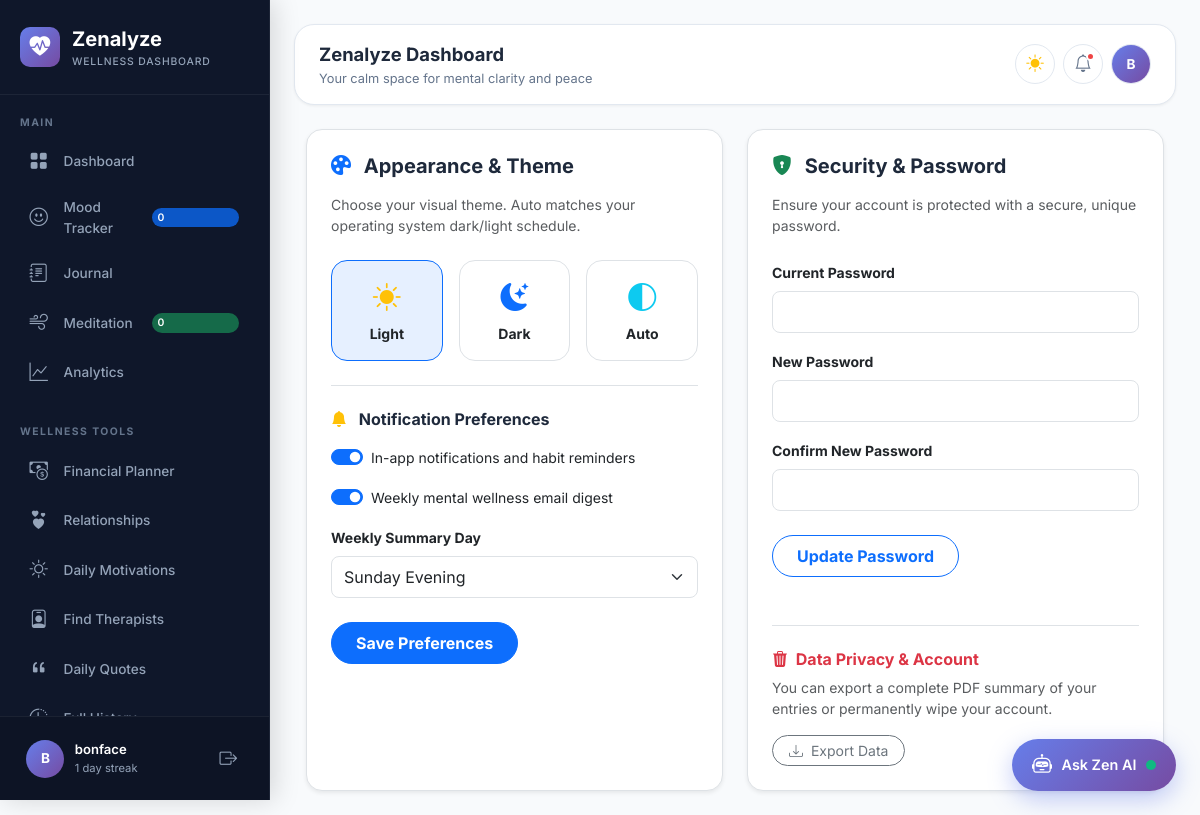
The app's page /settings/ (signed in) with its own data.
### apps/accounts/models.py (models this page shows, shortened)
class User(AbstractUser):
    ROLE_CHOICES = [
        ('user', 'User'),
        ('admin', 'Admin'),
        ('therapist', 'Therapist'),
        ('moderator', 'Moderator'),
    ]
    email = models.EmailField(unique=True)
    full_name = models.CharField(max_length=150, blank=True)
    display_name = models.CharField(max_length=100, blank=True, null=True)
    avatar_url = models.CharField(max_length=500, blank=True, null=True)
    avatar = models.ImageField(upload_to='avatars/', blank=True, null=True)
    streak_days = models.IntegerField(default=0)
    wellness_score = models.IntegerField(default=50)
    role = models.CharField(max_length=20, choices=ROLE_CHOICES, default='user')
    emergency_contact_name = models.CharField(max_length=100, blank=True, null=True)
    emergency_contact_phone = models.CharField(max_length=50, blank=True, null=True)
    last_active = models.DateTimeField(auto_now=True)
    @property
    def is_admin_user(self):
        return self.role == 'admin' or self.is_superuser or self.is_staff
    @property
    def avatar_display_url(self):
        if self.avatar and hasattr(self.avatar, 'url'):
            return self.avatar.url
        if self.avatar_url:
            if self.avatar_url.startswith('http') or self.avatar_url.startswith('/'):
                return self.avatar_url
            return f"/{self.avatar_url}"
        return None
    @property
    def display_title(self):
        if self.display_name:
            return self.display_name
        if self.full_name:
            return self.full_name
        return self.username

class UserSettings(models.Model):
    THEME_CHOICES = [
        ('light', 'Light'),
        ('dark', 'Dark'),
        ('auto', 'Auto'),
    ]
    user = models.OneToOneField(User, on_delete=models.CASCADE, related_name='settings')
    theme = models.CharField(max_length=10, choices=THEME_CHOICES, default='light')
    notifications_enabled = models.BooleanField(default=True)
    email_notifications = models.BooleanField(default=True)
    weekly_summary_day = models.CharField(max_length=20, default='sunday')
    data_sharing_level = models.CharField(max_length=20, default='anonymous')
    created_at = models.DateTimeField(auto_now_add=True)
    updated_at = models.DateTimeField(auto_now=True)

### apps/accounts/views.py (the view, shortened to what this page needs)
# urls.py: path('settings/', views.settings_view, name='settings'),
@login_required
def settings_view(request):
    settings, _ = UserSettings.objects.get_or_create(user=request.user)
    return render(request, 'accounts/settings.html', {'settings': settings})

### apps/notifications/models.py (called while the page is built)
    @property
    def icon_class(self):
        icon_map = {
            'system': 'bi-gear',
            'reminder': 'bi-bell',
            'achievement': 'bi-trophy',
            'community': 'bi-people',
            'mood': 'bi-emoji-smile',
            'journal': 'bi-journal-text',
            'wellness': 'bi-heart',
            'quote': 'bi-quote',
            'crisis': 'bi-exclamation-triangle',
            'message': 'bi-chat',
        }
        return icon_map.get(self.type, 'bi-bell')

### templates/accounts/settings.html (shortened to what this page needs)
{% extends 'base_dashboard.html' %}
{% load static %}
{% block dashboard_content %}
<div class="container-fluid">
    <div class="row g-4">
        <div class="col-lg-6">
            <div class="card p-4 rounded-4 border shadow-sm h-100" style="background: var(--card-bg);">
                <h5 class="fw-bold mb-3" style="color: var(--text-primary);"><i class="bi bi-palette-fill text-primary me-2"></i> Appearance & Theme</h5>
                <p class="text-muted small mb-4">Choose your visual theme. Auto matches your operating system dark/light schedule.</p>
                <form method="POST">
                    <div class="row g-3 mb-4">
                        <div class="col-4">
                            <label class="w-100 p-3 rounded-4 border text-center cursor-pointer {% if current_theme == 'light' %}border-primary bg-primary bg-opacity-10{% endif %}" style="cursor: pointer;">
                                <i class="bi bi-sun-fill fs-3 text-warning d-block mb-1"></i>
                                <div class="fw-bold small">Light</div>
                            </label>
                        </div>
                        <div class="col-4">
                            <label class="w-100 p-3 rounded-4 border text-center cursor-pointer {% if current_theme == 'dark' %}border-primary bg-primary bg-opacity-10{% endif %}" style="cursor: pointer;">
                                <i class="bi bi-moon-stars-fill fs-3 text-primary d-block mb-1"></i>
                                <div class="fw-bold small">Dark</div>
                            </label>
                        </div>
                        <div class="col-4">
                            <label class="w-100 p-3 rounded-4 border text-center cursor-pointer {% if current_theme == 'auto' %}border-primary bg-primary bg-opacity-10{% endif %}" style="cursor: pointer;">
                                <i class="bi bi-circle-half fs-3 text-info d-block mb-1"></i>
                                <div class="fw-bold small">Auto</div>
                            </label>
                        </div>
                    </div>
                    <h6 class="fw-bold border-top pt-4 mb-3" style="color: var(--text-primary);"><i class="bi bi-bell-fill text-warning me-2"></i> Notification Preferences</h6>
                    <div class="form-check form-switch mb-3">
                        <input class="form-check-input" type="checkbox" id="notif_enabled" name="notifications_enabled" {% if settings.notifications_enabled %}checked{% endif %}>
                        <label class="form-check-label small" for="notif_enabled">In-app notifications and habit reminders</label>
                    </div>
                    <div class="form-check form-switch mb-3">
                        <input class="form-check-input" type="checkbox" id="email_notif" name="email_notifications" {% if settings.email_notifications %}checked{% endif %}>
                        <label class="form-check-label small" for="email_notif">Weekly mental wellness email digest</label>
                    </div>
                    <div class="mb-4">
                        <label class="form-label fw-bold small">Weekly Summary Day</label>
                        <select class="form-select rounded-3 py-2" name="weekly_summary_day">
                            <option value="sunday" {% if settings.weekly_summary_day == 'sunday' %}selected{% endif %}>Sunday Evening</option>
                        </select>
                    </div>
                    <button type="submit" class="btn btn-primary px-4 py-2 rounded-pill fw-bold">
                        Save Preferences
                    </button>
                </form>
            </div>
        </div>
        <div class="col-lg-6">
            <div class="card p-4 rounded-4 border shadow-sm h-100" style="background: var(--card-bg);">
                <h5 class="fw-bold mb-3" style="color: var(--text-primary);"><i class="bi bi-shield-lock-fill text-success me-2"></i> Security & Password</h5>
                <p class="text-muted small mb-4">Ensure your account is protected with a secure, unique password.</p>
                <form method="POST">
                    <div class="mb-3">
                        <label class="form-label fw-bold small">Current Password</label>
                        <input type="password" class="form-control rounded-3 py-2" name="old_password" required>
                    </div>
                    <div class="mb-3">
                        <label class="form-label fw-bold small">New Password</label>
                        <input type="password" class="form-control rounded-3 py-2" name="new_password" required minlength="6">
                    </div>
                    <div class="mb-4">
                        <label class="form-label fw-bold small">Confirm New Password</label>
                        <input type="password" class="form-control rounded-3 py-2" name="confirm_password" required minlength="6">
                    </div>
                    <button type="submit" class="btn btn-outline-primary px-4 py-2 rounded-pill fw-bold">
                        Update Password
                    </button>
                </form>
                <div class="border-top mt-5 pt-4">
                    <h6 class="fw-bold text-danger mb-2"><i class="bi bi-trash3-fill me-1"></i> Data Privacy & Account</h6>
                    <p class="text-muted small mb-3">You can export a complete PDF summary of your entries or permanently wipe your account.</p>
                    <div class="d-flex gap-2">
                        <a href="{% url 'wellness:report' %}" class="btn btn-outline-secondary btn-sm rounded-pill px-3">
                            <i class="bi bi-download me-1"></i> Export Data
                        </a>
                    </div>
                </div>
            </div>
        </div>
    </div>
</div>
{% endblock %}

### templates/includes/sidebar.html (shortened to what this page needs)
{% load static %}
<aside class="sidebar" id="sidebar">
    <div class="sidebar-header">
        <div class="sidebar-logo-icon"><i class="bi bi-heart-pulse-fill"></i></div>
        <div>
            <div class="sidebar-logo-text">Zenalyze</div>
            <div class="sidebar-logo-sub">Wellness Dashboard</div>
        </div>
    </div>
    <div class="sidebar-nav-wrap">
        <div class="nav-section">Main</div>
        <ul class="nav-list">
            <li class="nav-item">
                <a href="{% url 'wellness:dashboard' %}" class="nav-link {% if active_nav == 'dashboard' %}active{% endif %}">
                    <i class="bi bi-grid-fill"></i> <span>Dashboard</span>
                </a>
            </li>
            <li class="nav-item">
                <a href="{% url 'wellness:mood_log' %}" class="nav-link {% if active_nav == 'mood_log' %}active{% endif %}">
                    <i class="bi bi-emoji-smile"></i> <span>Mood Tracker</span>
                    <span class="nav-badge bg-primary bg-opacity-75 text-white">{{ user_stats.mood_count|default:0 }}</span>
                </a>
            </li>
            <li class="nav-item">
                <a href="{% url 'wellness:journal' %}" class="nav-link {% if active_nav == 'journal' %}active{% endif %}">
                    <i class="bi bi-journal-text"></i> <span>Journal</span>
                </a>
            </li>
            <li class="nav-item">
                <a href="{% url 'wellness:exercises' %}" class="nav-link {% if active_nav == 'exercises' %}active{% endif %}">
                    <i class="bi bi-wind"></i> <span>Meditation</span>
                    <span class="nav-badge bg-success bg-opacity-75 text-white">{{ user_stats.exercise_count|default:0 }}</span>
                </a>
            </li>
            <li class="nav-item">
                <a href="{% url 'wellness:analytics' %}" class="nav-link {% if active_nav == 'analytics' %}active{% endif %}">
                    <i class="bi bi-graph-up"></i> <span>Analytics</span>
                </a>
            </li>
        </ul>
        <div class="nav-section mt-3">Wellness Tools</div>
        <ul class="nav-list">
            <li class="nav-item">
                <a href="{% url 'wellness:financial' %}" class="nav-link {% if active_nav == 'financial' %}active{% endif %}">
                    <i class="bi bi-cash-coin"></i> <span>Financial Planner</span>
                </a>
            </li>
            <li class="nav-item">
                <a href="{% url 'wellness:relationships' %}" class="nav-link {% if active_nav == 'relationships' %}active{% endif %}">
                    <i class="bi bi-hearts"></i> <span>Relationships</span>
                </a>
            </li>
            <li class="nav-item">
                <a href="{% url 'wellness:motivations' %}" class="nav-link {% if active_nav == 'motivations' %}active{% endif %}">
                    <i class="bi bi-sun"></i> <span>Daily Motivations</span>
                </a>
            </li>
            <li class="nav-item">
                <a href="{% url 'therapists:index' %}" class="nav-link {% if active_nav == 'therapists' %}active{% endif %}">
                    <i class="bi bi-person-badge"></i> <span>Find Therapists</span>
                </a>
            </li>
            <li class="nav-item">
                <a href="{% url 'quotes:index' %}" class="nav-link {% if active_nav == 'quotes' %}active{% endif %}">
                    <i class="bi bi-quote"></i> <span>Daily Quotes</span>
                </a>
            </li>
            <li class="nav-item">
                <a href="{% url 'wellness:history' %}" class="nav-link {% if active_nav == 'history' %}active{% endif %}">
                    <i class="bi bi-clock-history"></i> <span>Full History</span>
                </a>
            </li>
        </ul>
    </div>
    <div class="sidebar-footer">
        <div class="sidebar-user">
            <div class="sidebar-avatar">
                {% if user.avatar_display_url %}
                    <img src="{{ user.avatar_display_url }}" alt="Avatar">
                {% else %}
                    {{ user.display_title|slice:":1"|upper }}
                {% endif %}
            </div>
            <div class="sidebar-user-info">
                <div class="sidebar-user-name">{{ user.display_title }}</div>
                <div class="sidebar-user-role">
                    {% if user.is_admin_user %}Admin{% else %}{{ user.streak_days }} day streak{% endif %}
                </div>
            </div>
            <a href="{% url 'accounts:logout' %}" class="sidebar-logout" title="Sign Out">
                <i class="bi bi-box-arrow-right"></i>
            </a>
        </div>
    </div>
</aside>

### templates/includes/topbar.html (shortened to what this page needs)
{% load static %}
<div class="topbar">
    <div class="topbar-left">
        <div>
            <div class="topbar-title">{% block topbar_title %}Zenalyze Dashboard{% endblock %}</div>
            <div class="topbar-subtitle">{% block topbar_subtitle %}Your calm space for mental clarity and peace{% endblock %}</div>
        </div>
    </div>
    <div class="topbar-right">
        <div class="dropdown">
            <button class="topbar-btn" data-bs-toggle="dropdown" title="Change Theme" aria-expanded="false">
                {% if current_theme == 'dark' %}
                    <i class="bi bi-moon-fill text-warning"></i>
                {% elif current_theme == 'auto' %}
                    <i class="bi bi-circle-half text-info"></i>
                {% else %}
                    <i class="bi bi-sun-fill text-warning"></i>
                {% endif %}
            </button>
        </div>
        <div class="dropdown">
            <button class="topbar-btn" data-bs-toggle="dropdown" title="Notifications" aria-expanded="false">
                <i class="bi bi-bell"></i>
                {% if unread_notifications_count > 0 %}
                <span class="notif-dot"></span>
                {% endif %}
            </button>
        </div>
        <div class="dropdown">
            <button class="topbar-btn" data-bs-toggle="dropdown" title="User Menu" aria-expanded="false">
                <div class="user-avatar-sm">
                    {% if user.avatar_display_url %}
                        <img src="{{ user.avatar_display_url }}" alt="Avatar">
                    {% else %}
                        {{ user.display_title|slice:":1"|upper }}
                    {% endif %}
                </div>
            </button>
        </div>
    </div>
</div>

### records on screen
User: display_title "B", display_title "bonface", streak_days "1"
UserSettings: notifications_enabled "☑", email_notifications "☑", weekly_summary_day "Sunday Evening"

### other values on screen
{{ user_stats.mood_count|default:0 }} "0"
{{ user_stats.exercise_count|default:0 }} "0"
